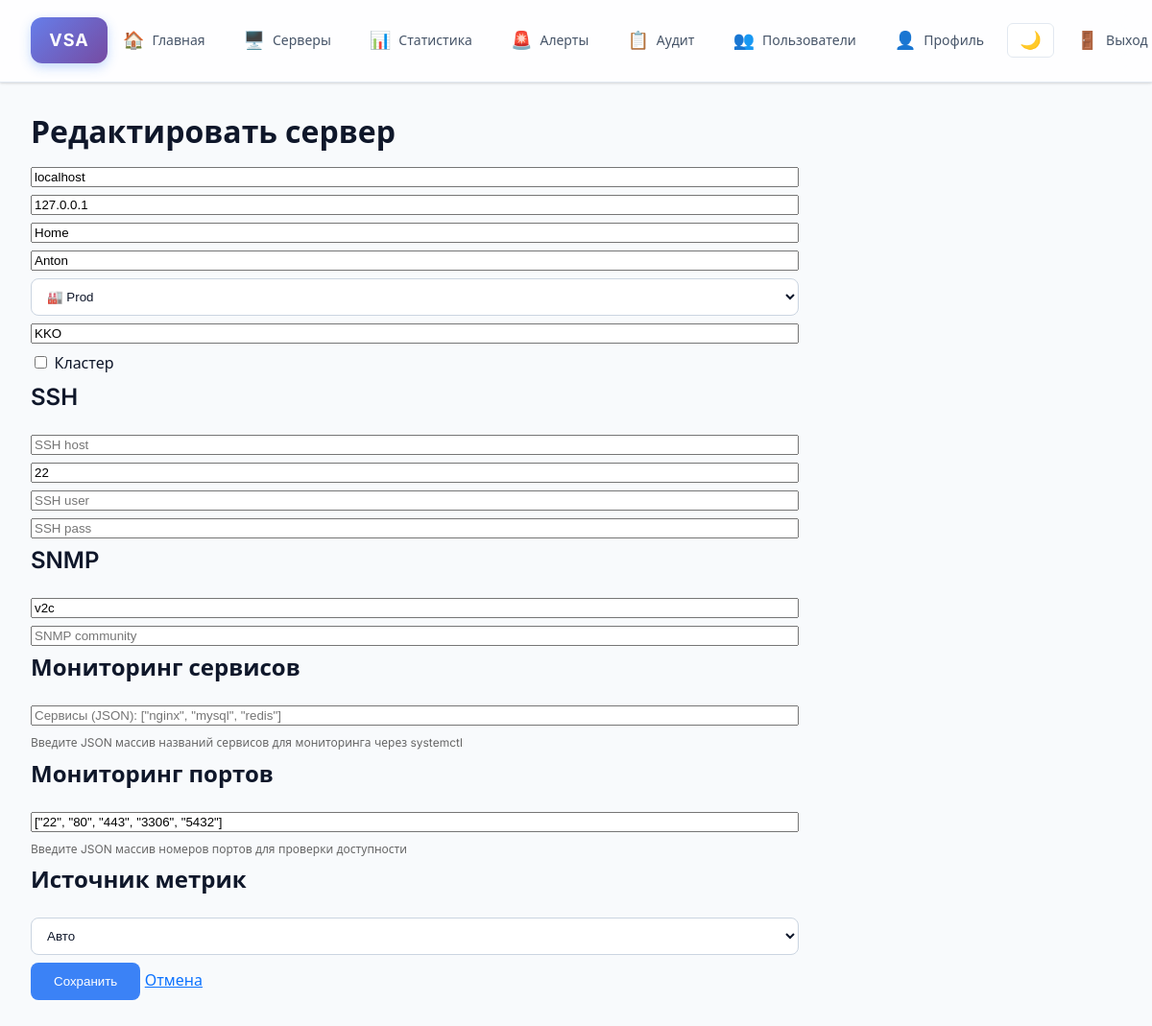
Screenshot of /servers/1/edit (signed in) with the database file from the repository.
### app/models.py (models this page shows)
class Server(Base):
    __tablename__ = "servers"
    id = Column(Integer, primary_key=True, index=True)
    hostname = Column(String(200), nullable=False)
    ip_address = Column(String(100), nullable=False)
    system_name = Column(String(200), nullable=True)
    owner = Column(String(200), nullable=True)
    is_cluster = Column(Boolean, default=False)
    environment = Column(String(20), default="prod")  # test|stage|prod
    tags = Column(String(500), nullable=True)
    ssh_host = Column(String(200), nullable=True)
    ssh_port = Column(Integer, default=22)
    ssh_username = Column(String(200), nullable=True)
    ssh_password = Column(String(500), nullable=True)  # Encrypted
    snmp_version = Column(String(10), nullable=True)  # v2c
    snmp_community = Column(String(500), nullable=True)  # Encrypted
    metric_source = Column(String(20), default="auto")  # auto|local|ssh|snmp
    services_to_monitor = Column(String(1000), nullable=True)  # JSON string of services to monitor
    ports_to_monitor = Column(String(1000), nullable=True)  # JSON string of ports to monitor
    created_at = Column(DateTime, default=datetime.utcnow)
    metrics = relationship("Metric", back_populates="server", cascade="all, delete-orphan")

### app/routers.py (the view)
@router.get("/servers/{server_id}/edit")
async def edit_server_page(request: Request, server_id: int, db: AsyncSession = Depends(get_db)):
    if not request.user.is_authenticated:
        return RedirectResponse(url="/login", status_code=HTTP_302_FOUND)
    if request.session.get("role") not in {UserRole.admin.value, UserRole.operator.value}:
        raise HTTPException(status_code=403, detail="Operators/Admins only")
    server = (await db.execute(select(Server).where(Server.id == server_id))).scalar_one_or_none()
    if not server:
        raise HTTPException(status_code=404, detail="Server not found")
    return request.app.state.templates.TemplateResponse("server_edit.html", {"request": request, "s": server})

### templates/server_edit.html (shortened to what this page needs)
{% extends "base.html" %}
{% block content %}
  <h2>Редактировать сервер</h2>
  <form method="post" action="/servers/{{ s.id }}/edit" style="display:grid; gap:8px; max-width:800px;">
    <input name="hostname" value="{{ s.hostname }}" placeholder="Hostname" required />
    <input name="ip_address" value="{{ s.ip_address }}" placeholder="IP" required />
    <input name="system_name" value="{{ s.system_name or '' }}" placeholder="Система" />
    <input name="owner" value="{{ s.owner or '' }}" placeholder="Ответственный" />
    <select name="environment" required>
      <option value="prod" {% if s.environment=='prod' %}selected{% endif %}>🏭 Prod</option>
    </select>
    <input name="tags" value="{{ s.tags or '' }}" placeholder="Теги (через запятую)" />
    <div>
      <label><input type="checkbox" name="is_cluster" value="true" {% if s.is_cluster %}checked{% endif %}/> Кластер</label>
    </div>
    <h3>SSH</h3>
    <input name="ssh_host" value="{{ s.ssh_host or '' }}" placeholder="SSH host" />
    <input name="ssh_port" value="{{ s.ssh_port or 22 }}" placeholder="SSH port" />
    <input name="ssh_username" value="{{ s.ssh_username or '' }}" placeholder="SSH user" />
    <input name="ssh_password" value="{{ s.ssh_password or '' }}" placeholder="SSH pass" />
    <h3>SNMP</h3>
    <input name="snmp_version" value="{{ s.snmp_version or 'v2c' }}" placeholder="SNMP ver (v2c)" />
    <input name="snmp_community" value="{{ s.snmp_community or '' }}" placeholder="SNMP community" />
    <h3>Мониторинг сервисов</h3>
    <input name="services_to_monitor" value="{{ s.services_to_monitor or '' }}" placeholder='Сервисы (JSON): ["nginx", "mysql", "redis"]' />
    <small style="color: #666; font-size: 12px;">Введите JSON массив названий сервисов для мониторинга через systemctl</small>
    <h3>Мониторинг портов</h3>
    <input name="ports_to_monitor" value="{{ s.ports_to_monitor or '' }}" placeholder='Порты (JSON): ["80", "443", "3306"]' />
    <small style="color: #666; font-size: 12px;">Введите JSON массив номеров портов для проверки доступности</small>
    <h3>Источник метрик</h3>
    <select name="metric_source">
      <option value="auto" {% if s.metric_source=='auto' %}selected{% endif %}>Авто</option>
    </select>
    <div>
      <button type="submit">Сохранить</button>
      <a href="/servers/{{ s.id }}">Отмена</a>
    </div>
  </form>
{% endblock %}

### static/style.css (style rules this page uses)
:root { --bg-primary: #f8fafc; --bg-secondary: #ffffff; --bg-tertiary: #f1f5f9; --text-primary: #0f172a; --text-secondary: #475569; --text-muted: #64748b; --border-color: #e2e8f0; --input-border: #cbd5e1; --shadow: rgba(0,0,0,0.04); --shadow-hover: rgba(59, 130, 246, 0.15); --shadow-card: 0 1px 3px 0 rgba(0, 0, 0, 0.1), 0 1px 2px 0 rgba(0, 0, 0, 0.06); --shadow-card-hover: 0 10px 15px -3px rgba(0, 0, 0, 0.1), 0 4px 6px -2px rgba(0, 0, 0, 0.05); --primary: #3b82f6; --primary-hover: #2563eb; --primary-light: #dbeafe; --success: #10b981; --success-light: #d1fae5; --warning: #f59e0b; --warning-light: #fef3c7; --error: #ef4444; --error-light: #fee2e2; --info: #06b6d4; --info-light: #cffafe; --gradient-primary: linear-gradient(135deg, #667eea 0%, #764ba2 100%); --gradient-success: linear-gradient(135deg, #4facfe 0%, #00f2fe 100%); --gradient-warning: linear-gradient(135deg, #fa709a 0%, #fee140 100%); --gradient-error: linear-gradient(135deg, #ff6b6b 0%, #ee5a24 100%); }
body { background: var(--bg-primary); color: var(--text-primary); margin: 0; font-family: 'Inter', system-ui, -apple-system, 'Segoe UI', Roboto, 'Helvetica Neue', Arial, sans-serif; font-size: 16px; line-height: 1.6; font-weight: 400; transition: background-color 0.3s ease, color 0.3s ease; -webkit-font-smoothing: antialiased; -moz-osx-font-smoothing: grayscale; }
h1, h2, h3, h4, h5, h6 { font-weight: 600; line-height: 1.25; margin: 0 0 1rem 0; color: var(--text-primary); }
h2 { font-size: 2rem; font-weight: 600; }
h3 { font-size: 1.5rem; font-weight: 600; }
a { color: #0b72ff; }
button { background: var(--primary); color: #fff; border: none; padding: 0.75rem 1.5rem; border-radius: 8px; font-weight: 500; cursor: pointer; transition: all 0.2s ease; }
input[type=text], input[type=password], select { border: 1px solid var(--input-border); border-radius: 8px; padding: 10px 12px; background: var(--bg-secondary); color: var(--text-primary); transition: border-color 0.3s ease, background-color 0.3s ease, color 0.3s ease; }

### rows the page displays
Server: hostname "localhost", ip_address "127.0.0.1", system_name "Home", owner "Anton", environment "🏭 Prod", tags "KKO", ssh_port "22", snmp_version "v2c", ports_to_monitor "[\"22\", \"80\", \"443\", \"3306\", \"5432\"]", metric_source "Авто"
